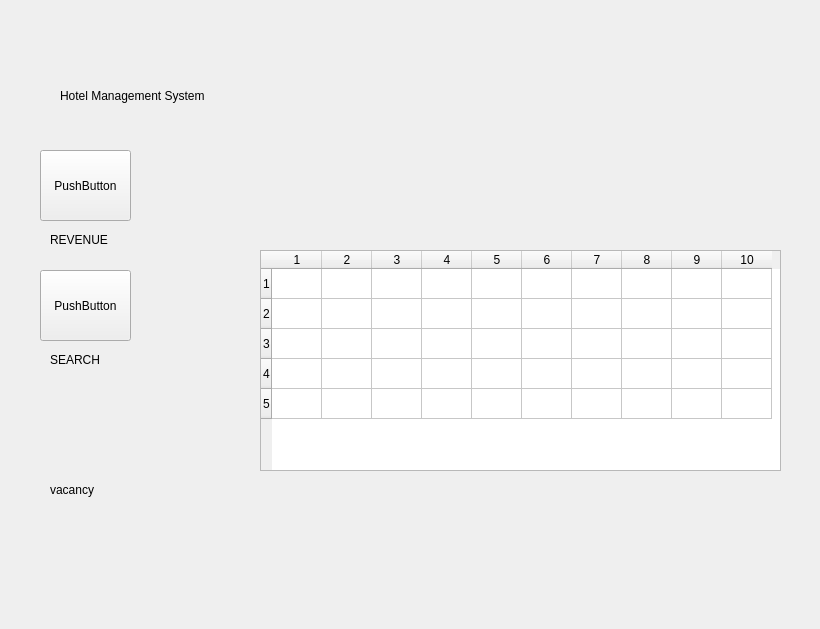
<?xml version="1.0" encoding="UTF-8"?>
<ui version="4.0">
 <class>MainWindow</class>
 <widget class="QMainWindow" name="MainWindow">
  <property name="geometry">
   <rect>
    <x>0</x>
    <y>0</y>
    <width>820</width>
    <height>629</height>
   </rect>
  </property>
  <property name="windowTitle">
   <string>MainWindow</string>
  </property>
  <widget class="QWidget" name="centralwidget">
   <widget class="QTableWidget" name="tableWidget">
    <property name="geometry">
     <rect>
      <x>260</x>
      <y>250</y>
      <width>521</width>
      <height>221</height>
     </rect>
    </property>
    <property name="showGrid">
     <bool>true</bool>
    </property>
    <property name="rowCount">
     <number>5</number>
    </property>
    <property name="columnCount">
     <number>10</number>
    </property>
    <attribute name="horizontalHeaderVisible">
     <bool>true</bool>
    </attribute>
    <attribute name="horizontalHeaderMinimumSectionSize">
     <number>50</number>
    </attribute>
    <attribute name="horizontalHeaderDefaultSectionSize">
     <number>50</number>
    </attribute>
    <row/>
    <row/>
    <row/>
    <row/>
    <row/>
    <column/>
    <column/>
    <column/>
    <column/>
    <column/>
    <column/>
    <column/>
    <column/>
    <column/>
    <column/>
   </widget>
   <widget class="QLabel" name="label">
    <property name="geometry">
     <rect>
      <x>60</x>
      <y>30</y>
      <width>701</width>
      <height>131</height>
     </rect>
    </property>
    <property name="styleSheet">
     <string notr="true">font: 700 36pt &quot;Times New Roman&quot;;</string>
    </property>
    <property name="text">
     <string>Hotel Management System</string>
    </property>
   </widget>
   <widget class="QLabel" name="label_2">
    <property name="geometry">
     <rect>
      <x>50</x>
      <y>230</y>
      <width>63</width>
      <height>20</height>
     </rect>
    </property>
    <property name="text">
     <string>REVENUE</string>
    </property>
   </widget>
   <widget class="QLabel" name="label_3">
    <property name="geometry">
     <rect>
      <x>50</x>
      <y>350</y>
      <width>63</width>
      <height>20</height>
     </rect>
    </property>
    <property name="text">
     <string>SEARCH</string>
    </property>
   </widget>
   <widget class="QLabel" name="label_4">
    <property name="geometry">
     <rect>
      <x>50</x>
      <y>480</y>
      <width>63</width>
      <height>20</height>
     </rect>
    </property>
    <property name="text">
     <string>vacancy</string>
    </property>
   </widget>
   <widget class="QPushButton" name="pushButton">
    <property name="geometry">
     <rect>
      <x>40</x>
      <y>150</y>
      <width>91</width>
      <height>71</height>
     </rect>
    </property>
    <property name="text">
     <string>PushButton</string>
    </property>
   </widget>
   <widget class="QPushButton" name="pushButton_2">
    <property name="geometry">
     <rect>
      <x>40</x>
      <y>270</y>
      <width>91</width>
      <height>71</height>
     </rect>
    </property>
    <property name="text">
     <string>PushButton</string>
    </property>
   </widget>
   <widget class="QLabel" name="label_5">
    <property name="geometry">
     <rect>
      <x>460</x>
      <y>570</y>
      <width>63</width>
      <height>20</height>
     </rect>
    </property>
    <property name="text">
     <string/>
    </property>
   </widget>
  </widget>
 </widget>
 <resources/>
 <connections/>
</ui>
